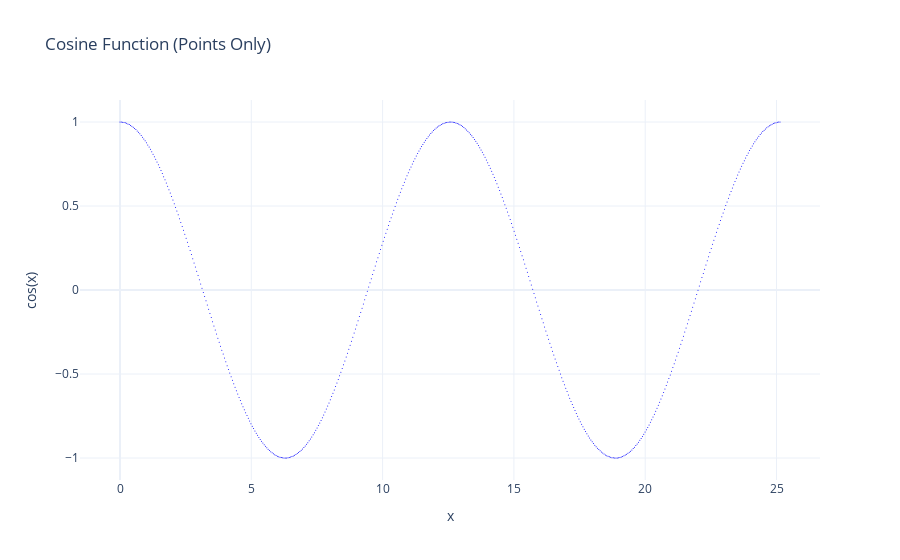

The notebook cell this image was saved under:
### Markdown cell above
# Signal Detection Problem

### Code cell
import numpy as np
import plotly.express as px
import plotly.graph_objects as go

x = np.linspace(0, 8 * np.pi, 500)

y = np.cos(y)


# Create the Plotly figure
fig = go.Figure()

# Add a scatter trace for cos(x) with points only
fig.add_trace(go.Scatter(x=x, y=y, mode='markers', name='cos(x)', marker=dict(color='blue', size=1)))

# Add titles and labels
fig.update_layout(title='Cosine Function (Points Only)',
                  xaxis_title='x',
                  yaxis_title='cos(x)',
                  template='plotly_white')

# Show the plot
fig.show()

### Figure 1 — Plotly figure (JSON) as saved in the notebook; plotly's stock layout.template omitted (floating-point values rounded to 4 significant figures; data arrays with more than 128 entries replaced by an {"elided": "..."} marker saying what was removed)
{"data": [{"marker": {"color": "blue", "size": 1}, "mode": "markers", "name": "cos(x)", "x": {"elided": "500 float values"}, "y": {"elided": "1000 float values"}, "type": "scatter"}], "layout": {"title": {"text": "Cosine Function (Points Only)"}, "xaxis": {"title": {"text": "x"}}, "yaxis": {"title": {"text": "cos(x)"}}}}
